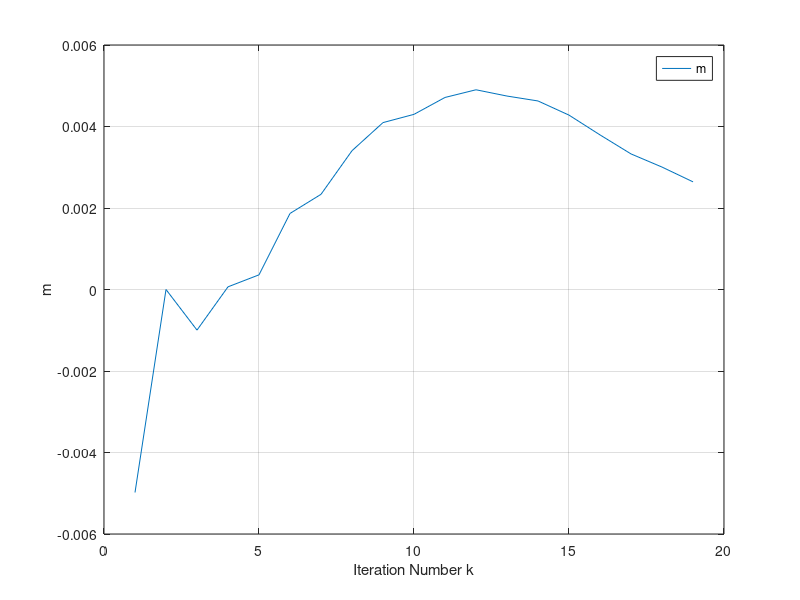
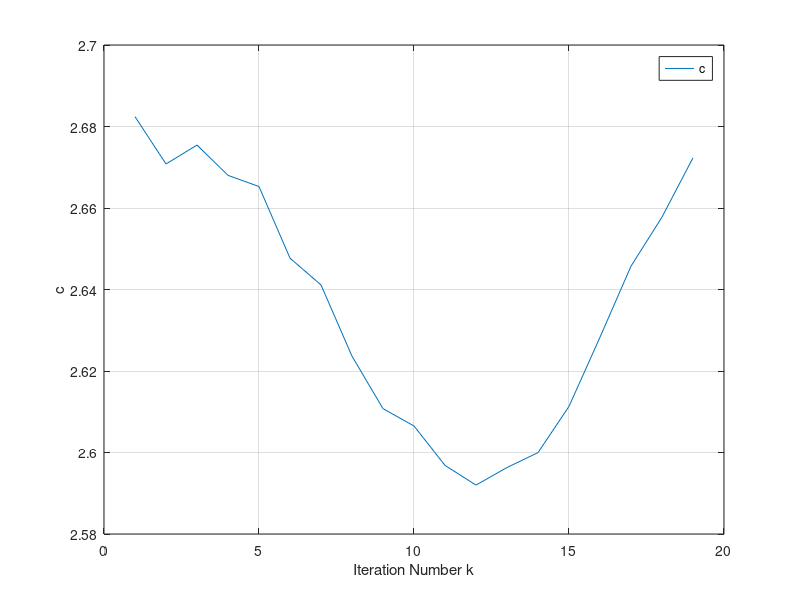

Source code (MATLAB) for these figures, in order:
%Clear all command window and workspace
clear;
close all;
clc;


A = [0 1;7 1;14 1;21 1;28 1;35 1;42 1;...
      49 1;56 1;63 1;70 1;77 1;84 1;91 1;...
      98 1;105 1;112 1;119 1;119 1;126 1];
A0 = [A(1,1) A(1,2);A(2,1) A(2,2)];

b = [ 2.68242,2.64755,2.68472,2.68472,2.77880,2.77856,2.88432,2.92674,2.92866,3.01290,...
      3.03274,3.00027,3.02782,2.97552,2.91740,2.89356,2.88655,2.85020,2.89398,2.86638]';
a=0;
i=1;
    A0 = [A(1,1) A(1,2);A(2,1) A(2,2)];
    
    b0 = [b(1);b(2)];

    P0 = inv(A0.'*A0);

    x0 = P0*A0.'*b0;

    m(i) = x0(1);
    c(i) = x0(2);
    z = 3;
while( a < 18 )
    
    a1 = [A(z,1) A(z,2)]';
    
    b1 = [b(i)];

    P1 = P0 - ( (P0*a1*(a1.')*P0) / (1 + (a1.')*P0*a1) );

    x1 = x0 + P1*a1*(b1-((a1.')*x0));
    
    i=i+1;
    m(i) = x1(1);
    c(i) = x1(2);
    
    z = z+1;
    a = a + 1;
    P0 = P1;
    x0 = x1;
end

plot(m);
grid on;
legend m;
xlabel('Iteration Number k')
ylabel('m')
figure;
plot(c);
grid on;
legend c;
xlabel('Iteration Number k')
ylabel('c')
